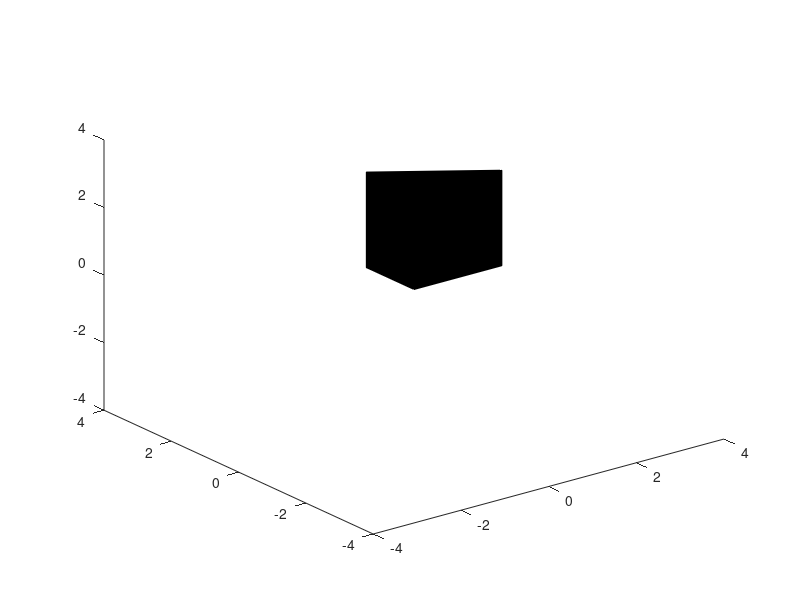

Write MATLAB code to recreate this figure.
%this script generates the fundamental domain D^(2)_{infinity}
figure(1)

v = [0 0 0; 2 0 0; 0 sqrt(2) 0; 0 0 2*sqrt(2); 2 0 2*sqrt(2); 0 sqrt(2) 2*sqrt(2)];
f = [1 2 5 4; 2 3 6 5; 1 3 6 4];

axes('XLim', [-4,4], 'YLim', [-4,4], 'Zlim', [-4,4])
view(3);
patch('Faces',f,'Vertices',v,'Edgealpha',1,'Facealpha',1)
